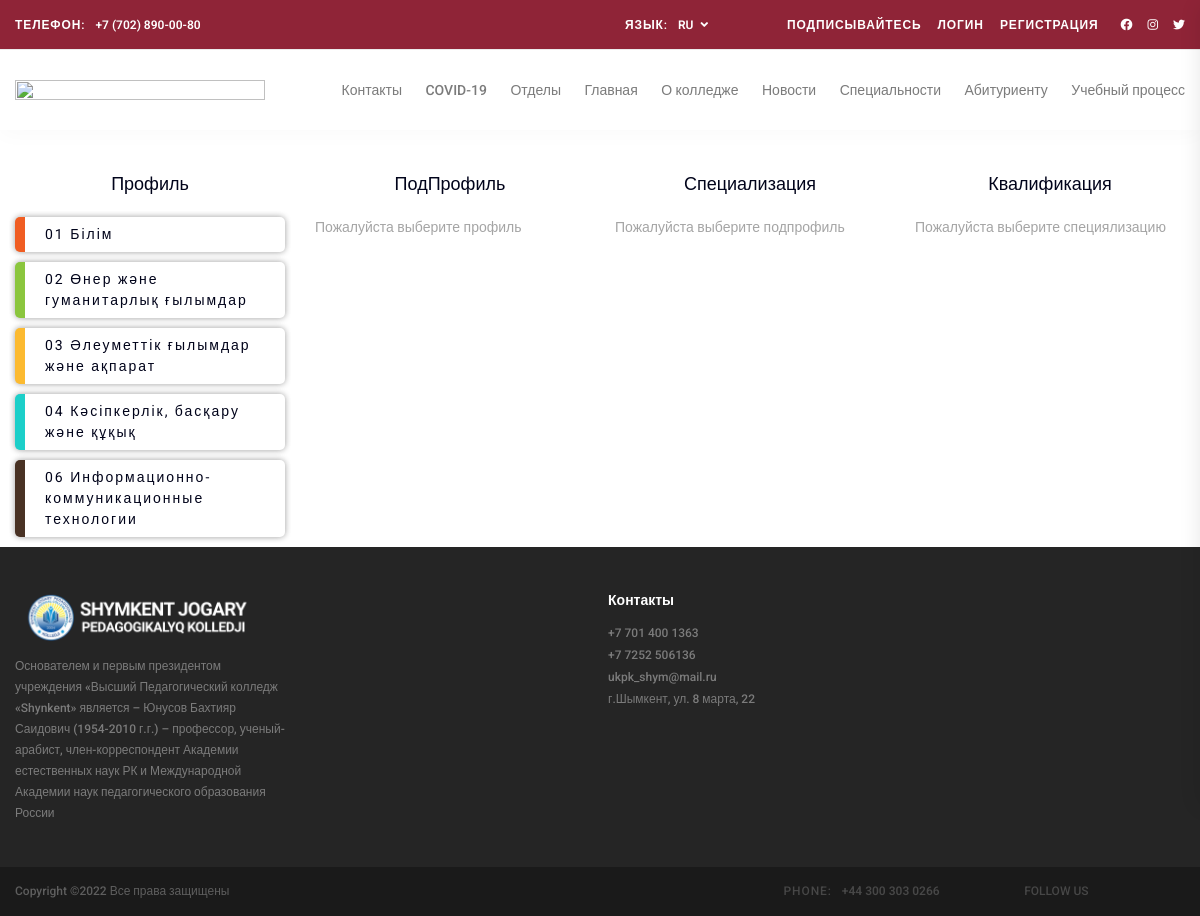
/ru/structure/, run on the app's committed database.
### page/models.py (models this page shows, shortened)
class PageCategory(models.Model):
    name = models.CharField('НАзвани катоегрий',max_length=255)
    linkto = models.CharField('Ссылка на чего либо',default=0,max_length=255,blank=True,null=True)
    order = models.IntegerField('Филтрация',default=0)
    class Meta:
        verbose_name = "Категория Страницы"
        verbose_name_plural = "Категорий Страницы"

### specializationapp/models.py (models this page shows, shortened)
class Section(models.Model):
    name = models.CharField('Название',max_length=255)
    uid = models.CharField('Код шифра',max_length=30)
    class Meta:
        verbose_name = '01 Профиль'
        verbose_name_plural = '01 Профили'

### sapp/views.py (the view)
# urls.py: path('structure/', structure, name="structure"),
def structure(request):
    section = Section.objects.all()
    data = {
        'sections': section,
    }
    return render(request, 'sapp/strucrure.html', data)

### sapp/context_proccers.py (called while the page is built)
def page_category(request):
    pageCats = PageCategory.objects.all().order_by('order')
    return {
        'pageCats':pageCats
    }

### sapp/templatetags/snp.py (called while the page is built)
@register.filter_function
def order_bys(queryset, args):
    args = [x.strip() for x in args.split(',')]
    return queryset.order_by(*args)

### templates/sapp/strucrure.html (shortened to what this page needs)
{% extends 'layouts/app2.html' %}
      {% load i18n %}
{% load static %}
{% load snp %}
{% block content %}
<div class="container" style="margin-top:150px">
    <div class="row">
        <div class="col-3 titlestruc">{% trans 'Профиль' %}</div>
        <div class="col-3 titlestruc">{% trans 'ПодПрофиль' %}</div>
        <div class="col-3 titlestruc">{% trans 'Специализация' %}</div>
        <div class="col-3 titlestruc">{% trans 'Квалификация' %}</div>
    </div>
    <div class="gridlayout">
        <ul class="gridlayout__items border">
            {% for section in sections %}
            <li class="section" data-id="{{section.id}}"> {{section.uid}} {{section.name}}</li>
            {% endfor %}
        </ul>
        <ul class="gridlayout__items border" id="subsection" >
            {% trans 'Пожалуйста выберите профиль' %}
        </ul>
        <div id="specializationid" class="gridlayout__items border">{% trans 'Пожалуйста выберите подпрофиль' %}</div>
        <div id="quaid" class="gridlayout__items border">{% trans 'Пожалуйста выберите специялизацию' %}</div>
    </div>
</div>
{% endblock  %}

### templates/layouts/app2.html (shortened to what this page needs)
{% load static %}
{% load i18n %}
{% load snp %}
<!DOCTYPE html>
<html lang="en">
<head>
<link rel="stylesheet" type="text/css" href="{% static 'styles/bootstrap4/bootstrap.min.css' %}">
<link href="{% static 'plugins/font-awesome-4.7.0/css/fontawesome.css' %}" rel="stylesheet" type="text/css">
<link rel="stylesheet" type="text/css" href="{% static 'plugins/OwlCarousel2-2.2.1/owl.carousel.css' %}">
<link rel="stylesheet" type="text/css" href="{% static 'plugins/OwlCarousel2-2.2.1/owl.theme.default.css' %}">
<link rel="stylesheet" type="text/css" href="{% static 'plugins/OwlCarousel2-2.2.1/animate.css' %}">
<link rel="stylesheet" href="https://unpkg.com/swiper/swiper-bundle.css" />
<link rel="stylesheet" href="https://unpkg.com/swiper/swiper-bundle.min.css" />
<link rel="stylesheet" type="text/css" href="{% static 'styles/main_styles.css' %}">
<link rel="stylesheet" type="text/css" href="{% static 'styles/responsive.css' %}">
<link href="{% static 'plugins/video-js/video-js.css' %}" rel="stylesheet" type="text/css">
<link rel="stylesheet" type="text/css" href="{% static 'styles/custom.css' %}">
</head>
<body>
<div class="super_container">
	<header class="header">
		<div class="top_bar">
			<div class="top_bar_container">
				<div class="container">
					<div class="row">
						<div class="col">
							<div class="top_bar_content d-flex flex-row align-items-center justify-content-start">
								<div class="top_bar_phone"><span class="top_bar_title">{% trans 'Телефон:' %}</span>+7 (702) 890-00-80</div>
								<div class="top_bar_right ml-auto">
									<div class="top_bar_lang">
										<span class="top_bar_title">{% trans 'Язык:' %}</span>
                             <form action="{% url 'set_language' %}" method="POST" >
										<ul class="lang_list">
                                        {% get_current_language as LANGUAGE_CODE %}
                                            <li class="hassubs">
												<a style="text-transform:uppercase" href="#">{{LANGUAGE_CODE}}<i class="fa fa-angle-down" aria-hidden="true"></i></a>
                                                    {% get_available_languages as LANGUAGES %}
                                                    {% get_language_info_list for LANGUAGES as languages %}
											</li>
										</ul>
                              </form>
									</div>
									<div class="top_bar_social">
										<span class="top_bar_title social_title">{% trans 'Подписывайтесь' %}</span>
										{% if request.user.is_authenticated %}
										<span class="top_bar_title social_title"><a href="{% url 'sapp:login' %}">{{request.user}}</a></span>
                                        <span class="top_bar_title social_title"><a href="{% url 'PageCategoryListView' %}">Конструктор</a></span>
										<span class="top_bar_title social_title"><a href="{% url 'sapp:logout' %}">{% trans 'Выйти' %}</a></span>
										{% else %}
										<span class="top_bar_title social_title"><a href="{% url 'sapp:login' %}">{% trans 'Логин' %}</a></span>
										<span class="top_bar_title social_title"><a href="{% url 'sapp:register' %}">{% trans 'Регистрация' %}</a></span>
										{% endif %}
										<ul>
											<li><a href="https://www.facebook.com/Shym.kolledj"><i style="color:white" class="fab fa-facebook" aria-hidden="true"></i></a></li>
											<li><a href="https://www.instagram.com/shym_kolledj/"><i style="color:white" class="fab fa-instagram" aria-hidden="true"></i></a></li>
											<li><a href="#"><i style="color:white" class="fab fa-twitter" aria-hidden="true"></i></a></li>
										</ul>
									</div>
								</div>
							</div>
						</div>
					</div>
				</div>
			</div>
		</div>
		<div class="header_container">
			<div class="container">
				<div class="row">
					<div class="col">
						<div class="header_content d-flex flex-row align-items-center justify-content-start">
							<div class="logo_container mr-auto">
								<a href="/">
									<div class="logo_text">
                                        <img class="logo_img" src="{% static 'images/new/dark.png' %}" alt="">
                                    </div>
								</a>
							</div>
							<nav class="main_nav_contaner">
								<ul class="main_nav">
                                    {% for cat in pageCats|order_bys:'order' %}
                                    <li class="main_nav__item"><a href="{% if cat.linkto != '0' %} {{cat.linkto}} {% endif %}">{{cat.name}}</a>
                                    </li>
                                    {% endfor %}
								</ul>
							</nav>
						</div>
					</div>
				</div>
			</div>
		</div>
	</header>
	{% block content %}
    {% endblock %}
	<footer class="footer">
		<div class="footer_body">
			<div class="container">
				<div class="row">
					<div class="col-lg-3 footer_col">
						<div class="">
							<div class="logo_text">
								<img class="logo_img" src="{% static 'images/new/light.png' %}" alt="">
							</div>
							<ul class="footer_list">
								<li><a href="">
                                    {% trans "Основателем и первым президентом учреждения «Высший Педагогический колледж «Shynkent»   является – Юнусов Бахтияр Саидович (1954-2010 г.г.) – профессор, ученый-арабист, член-корреспондент Академии естественных наук РК и Международной Академии наук педагогического образования России" %}
								</a></li>
							</ul>
						</div>
					</div>
					<div class="col-lg-2 offset-lg-3 footer_col">
						<div>
							<div class="footer_title">{% trans 'Контакты' %}</div>
							<ul class="footer_list">
								<li><a href="#">+7 701 400 1363</a></li>
								<li><a href="#">+7 7252 506136</a></li>
								<li><a href="#">ukpk_shym@mail.ru</a></li>
								<li><a href="#">{% trans 'г.Шымкент, ул. 8 марта, 22' %}</a></li>
							</ul>
						</div>
					</div>
				</div>
			</div>
		</div>
		<div class="copyright">
			<div class="container">
				<div class="row">
					<div class="col">
						<div class="copyright_content d-flex flex-md-row flex-column align-items-md-center align-items-start justify-content-start">
							<div class="cr">
Copyright &copy;<script>document.write(new Date().getFullYear());</script> Все права защищены </div>
							<div class="cr_right ml-md-auto">
								<div class="footer_phone"><span class="cr_title">phone:</span>+44 300 303 0266</div>
								<div class="footer_social">
									<span class="cr_social_title">follow us</span>
									<ul>
										<li><a href="#"><i class="fa fa-facebook" aria-hidden="true"></i></a></li>
										<li><a href="#"><i class="fa fa-instagram" aria-hidden="true"></i></a></li>
										<li><a href="#"><i class="fa fa-twitter" aria-hidden="true"></i></a></li>
									</ul>
								</div>
							</div>
						</div>
					</div>
				</div>
			</div>
		</div>
	</footer>
</div>
</body>
</html>

### static/styles/custom.css (style rules this page uses)
.logo_img { height: 100%; width:100%; }
.logo_text { width: 250px; }
.container { max-width: 1400px; }
.border { list-style: none; padding: 0; border: none!important ; }
.border li { color:rgb(0, 3, 26); padding: 7px 20px; cursor: pointer; margin-bottom: 10px; border-radius: 5px; border-left: 10px solid #f05d22; box-shadow: 2px -2px 5px 0 rgba(0,0,0,.1), -2px -2px 5px 0 rgba(0,0,0,.1), 2px 2px 5px 0 rgba(0,0,0,.1), -2px 2px 5px 0 rgba(0,0,0,.1); font-size: 14px; letter-spacing: 2px; background-color: white; transition: 0.2s all ease; }
.border li:nth-child(2) { border-color: #8bc63e; }
.border li:nth-child(3) { border-color: #fcba30; }
.border li:nth-child(4) { border-color: #1ccfc9; }
.border li:nth-child(5) { border-color: #493224; }
.gridlayout { display: grid; grid-template-columns: 1fr 1fr 1fr 1fr; grid-gap:30px; }
:root { --yellow: #feb60a; --red: #ff0062; --blue: #00dbf9; --violet: #da00f7; }
.titlestruc { font-size: 18px; color:rgb(0, 3, 26); padding: 20px; background: white; text-align: center; }
.top_bar_right { display: flex; align-items: center; }
.top_bar_lang { display: flex; }

### data on the page
PageCategory: name "Контакты"
PageCategory: name "COVID-19"
PageCategory: name "Отделы"
PageCategory: name "Главная"
PageCategory: name "О колледже"
PageCategory: name "Новости"
PageCategory: name "Специальности"
PageCategory: name "Абитуриенту"
PageCategory: name "Учебный процесс"
Section: uid "01", name "Білім"
Section: uid "02", name "Өнер және гуманитарлық ғылымдар"
Section: uid "03", name "Әлеуметтік ғылымдар және ақпарат"
Section: uid "04", name "Кәсіпкерлік, басқару және құқық"
Section: uid "06", name "Информационно-коммуникационные технологии"

### other printed values
{{ LANGUAGE_CODE }} "RU"
